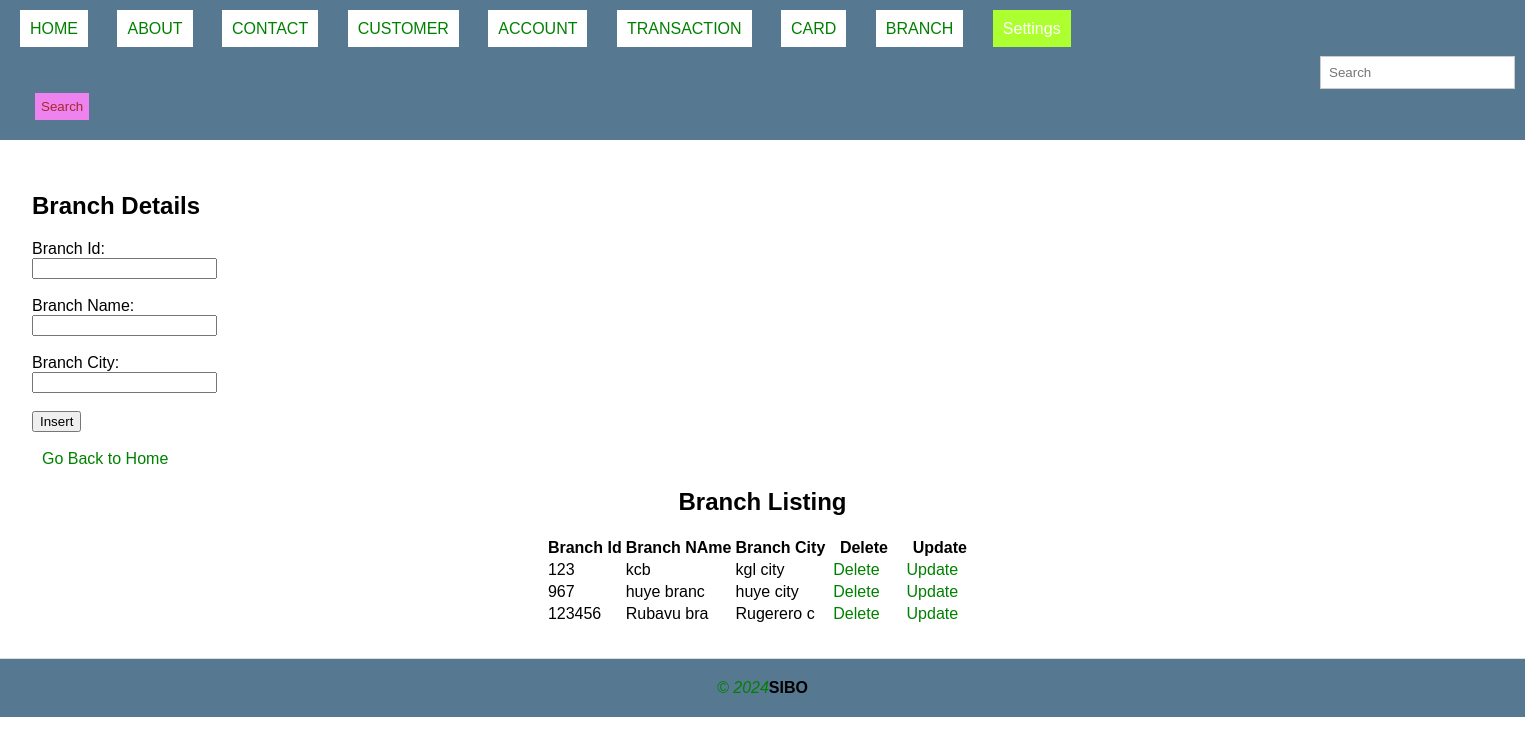
Screenshot of /branch_detail.php with the database file from the repository.
### tables this page shows
CREATE TABLE `branch_detail` (
  `branch_id` int(10) NOT NULL,
  `branch_name` varchar(10) NOT NULL,
  `branch_city` varchar(10) NOT NULL
);

### branch_detail.php (the view, shortened to what this page needs)
  <!DOCTYPE html>
<html>
<head>
  <link rel="stylesheet" type="text/css" href="style.css" title="style 1" media="screen, tv, projection, handheld, print"/>
</head>
<header>
<body style="background-image: url('./image/downloa.jpeg'); background-repeat:no-repeat; background-size:cover ;">
    <li style="display: inline; margin-right: 10px;"><a href="./home.html">HOME</a></li>
    <li style="display: inline; margin-right: 10px;"><a href="./about.html">ABOUT</a></li>
    <li style="display: inline; margin-right: 10px;"><a href="./contact.html">CONTACT</a></li>
    <li style="display: inline; margin-right: 10px;"><a href="./customer_detail.php">CUSTOMER</a></li>
    <li style="display: inline; margin-right: 10px;"><a href="./account_detail.php">ACCOUNT</a></li>
    <li style="display: inline; margin-right: 10px;"><a href="./transaction_detail.php">TRANSACTION</a></li>
    <li style="display: inline; margin-right: 10px;"><a href="./card_detail.php"> CARD</a></li>
    <li style="display: inline; margin-right: 10px;"><a href="./branch_detail.php">BRANCH</a></li>
    <li class="dropdown" style="display: inline; margin-right: 10px;">
      <a href="#" style="padding: 10px; color: white; background-color: greenyellow; text-decoration: none; margin-right: 15px;">Settings</a>
    </li><br><br>
  <form class="d-flex" role="search" action="search.php">
    <input class="form-control me-2" type="search" placeholder="Search" aria-label="Search">
    <button class="btn btn-outline-success" type="submit">Search</button>
  </form>
</header>
<section>
<body>
    <h1>Branch Details</h1>
    <form method="POST">
        <label for="branch_id"> Branch Id:</label><br>
        <input type="number" id="branch_id" name="branch_id"><br><br>
        <label for="branch_name">Branch Name:</label><br>
        <input type="text" id="branch_name" name="branch_name"><br><br>
        <label for="branch_city">Branch City:</label><br>
        <input type="text" id="branch_city" name="branch_city"><br><br>
        <input type="submit" name="insert" value="Insert"><br><br>
        <a href="./home.html">Go Back to Home</a>
    </form>
<center>
 <h2>Branch Listing</h2>
    <table>
        <tr>
            <th>Branch Id</th>
            <th>Branch NAme</th>
            <th>Branch City</th>
            <th>Delete</th>
            <th>Update</th>
        </tr>
        <?php
        include('database_connection.php');
        $sql = "SELECT * FROM branch_detail";
        $result = $connection->query($sql);
        if ($result->num_rows > 0) {
            while ($row = $result->fetch_assoc()) {
                echo "<tr>
                    <td>" . $row["branch_id"] . "</td>
                    <td>" . $row["branch_name"] . "</td>
                    <td>" . $row["branch_city"] . "</td>
                    <td><a style='padding:4px' href='delete_branch_detail.php?branch_id=" . $row["branch_id"] . "'>Delete</a></td>
                    <td><a style='padding:4px' href='update_branch_detail.php?branch_id=" . $row["branch_id"] . "'>Update</a></td>
                </tr>";
            }
        } else {
            echo "<tr><td colspan='6'>No data found</td></tr>";
        }
        ?>
    </table>
</body>
</section>
   <footer>
  <i style="color: green;">&copy; 2024</i><b>SIBO</b>
  </footer>
</body>
</html>

### style.css (style rules this page uses)
body { font-family: Arial, sans-serif; margin: 0; padding: 0; }
.form-control { padding: 8px; margin-left: 4px; border: 1px solid #ccc; }
.btn { padding: 6px; background-color: violet; color: brown; border: none; }
.dropdown { position: relative; display: inline; margin-right: 10px; }
body { font-family: Arial,sans-serif; margin:0; padding:0; }
header { background-color:orange; padding: 20px; }
footer { text-align: center; padding: 15px; background-color:orange; }
.dropdown { position: right; display:right; direction:rtl; }
section { padding:28px; border-bottom: 1px solid #ddd; }

### branch_detail.php (style rules this page uses)
a { padding: 10px; color: white; background-color: white; text-decoration: none; margin-right: 15px; }
a:link { color: green; }
button.btn { margin-left: 15px; margin-top: 4px; }
input.form-control { margin-left: 1300px; padding: 8px; }
header { background-color: #567890; padding: 20px; }
section { padding:32px; }
footer { background-color: #567890; padding: 20px; }

### rows the page displays
branch_detail: branch_id "123", branch_name "kcb", branch_city "kgl city"
branch_detail: branch_id "967", branch_name "huye branc", branch_city "huye city"
branch_detail: branch_id "123456", branch_name "Rubavu bra", branch_city "Rugerero c"
